Frame 1 (no input): blank canvas, image omitted
Frame 60 (no input): blank canvas, image omitted
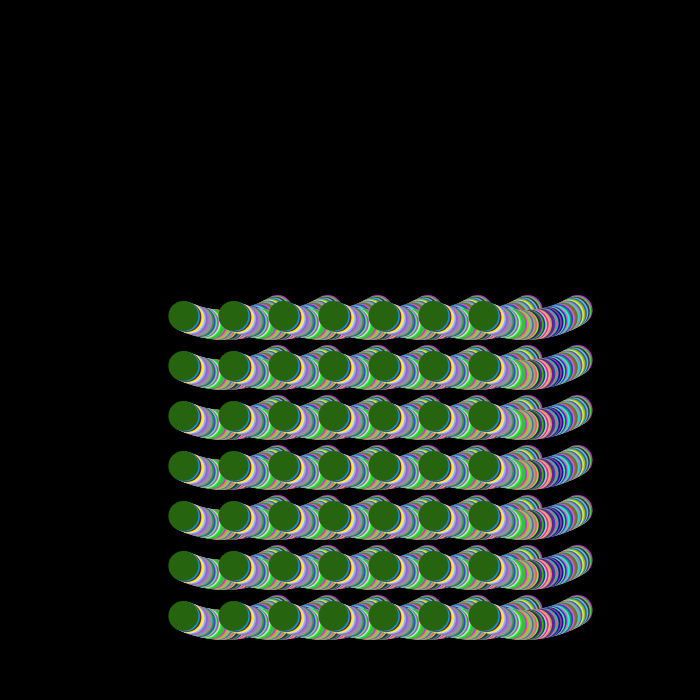
Frame 120 (the mouse pressed at the canvas centre since frame 60)

The p5.js sketch whose frames 1 and 60 were blank and that drew this single picture after the mouse press (run headless with seeded random() and noise() and a simulated clock; from frame 60 on, the mouse is pressed at the canvas centre):

// p5.js sketch
// ── sketch.js
// use R, G, B keys and mouse clicks to navigate
function setup () {
  createCanvas(700, 700);
  background (0);
  noStroke();
}

// multicolor circles function
function multicolorbrush() {
  var red = random (255);
  var blue = random (255);
  var green = random (255);
  translate(p5.Vector.fromAngle(millis() / 1000, 100));
  for (var s=25; s<=350; s+=50) {
    for (var m=25; m<=350; m+=50) {
      fill(red, blue, green);
      noStroke();
      ellipse(200+s, 200+m, 30);
    }
  }
}

// different color circle function
function keyTyped() {
  // red color cirlces
  if (key === 'r') {
    translate(p5.Vector.fromAngle(millis() / 1000, 100));
    for (var s=25; s<=350; s+=50) {
      for (var m=25; m<=350; m+=50) {
        fill('#A31C00');
        noStroke();
        ellipse(200+s, 200+m, 30);
      }
    }
  }
  // green color circles
  else if (key === 'g') {
    translate(p5.Vector.fromAngle(millis() / 1000, 100));
    for (var s=25; s<=350; s+=50) {
      for (var m=25; m<=350; m+=50) {
        fill('#006711');
        noStroke();
        ellipse(200+s, 200+m, 30);
      }
    }
  }
  // blue color circles
  else if (key === 'b') {
    translate(p5.Vector.fromAngle(millis() / 1000, 100));
    for (var s=25; s<=350; s+=50) {
      for (var m=25; m<=350; m+=50) {
        fill('#2C1C8A');
        noStroke();
        ellipse(200+s, 200+m, 30);
      }
    }
  }
}

// calling multicolor brush with mousePress
function draw () {
  if (mouseIsPressed) {
    multicolorbrush ();
 }
}
